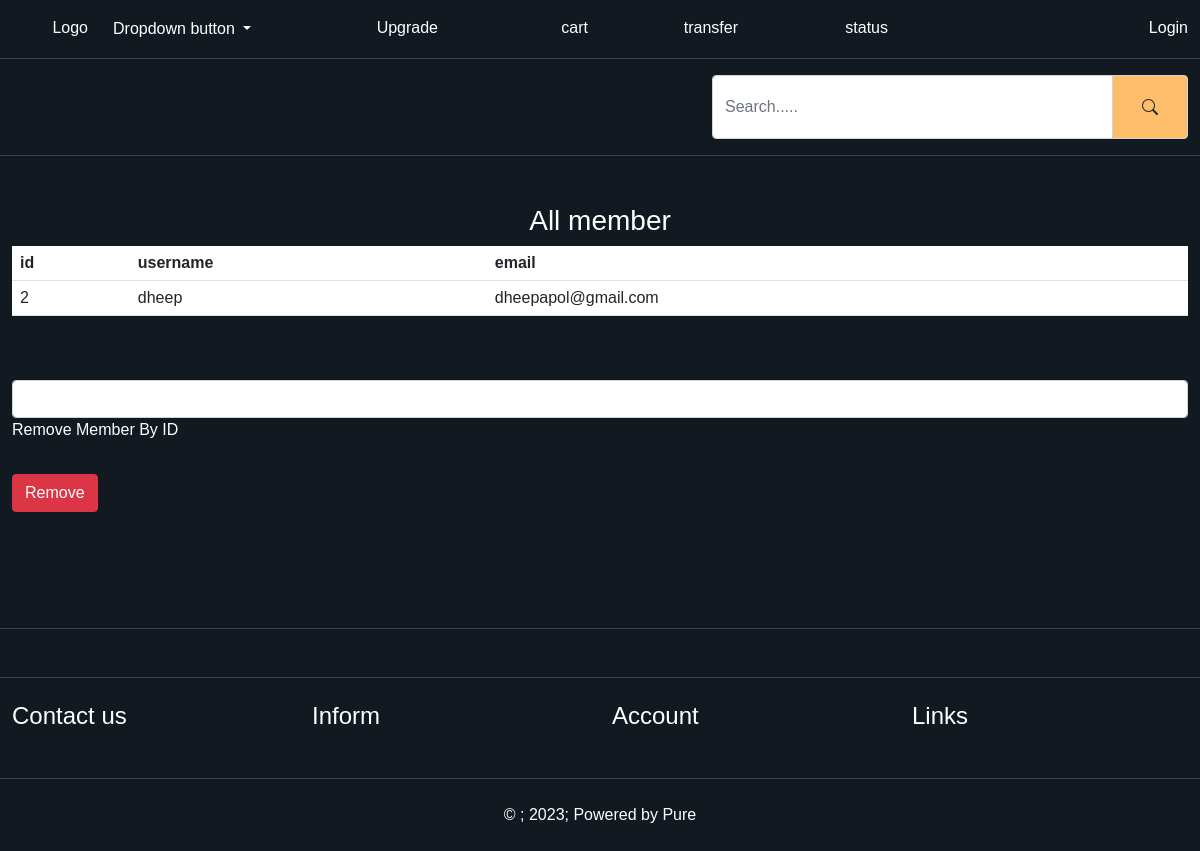
Before: /adminpage.php with the older database file.
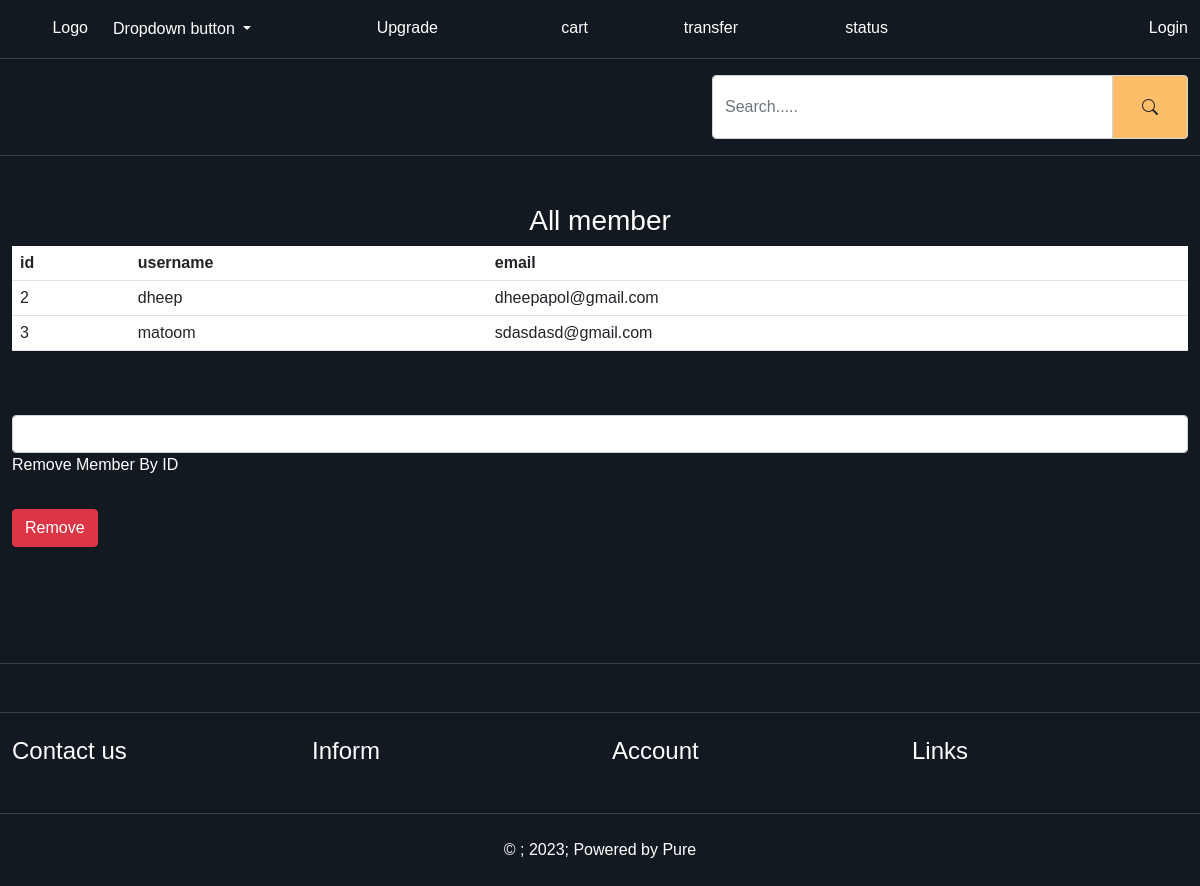
After: the same page with the newer database file.
### tables this page shows
CREATE TABLE "registersys" (
	"id"	INTEGER NOT NULL,
	"username"	TEXT NOT NULL,
	"email"	TEXT NOT NULL,
	"password"	TEXT NOT NULL,
	"role"	TEXT NOT NULL,
	PRIMARY KEY("id" AUTOINCREMENT)
);

### adminpage.php (the view, shortened to what this page needs)
<?php
require_once('components.php');
include('server.php');
?>
<html lang="en">
<head>
  <link rel="stylesheet" href="https://cdn.jsdelivr.net/npm/bootstrap-icons@1.10.4/font/bootstrap-icons.css">
  <link href="https://cdn.jsdelivr.net/npm/bootstrap@5.0.0/dist/css/bootstrap.min.css" rel="stylesheet">
  <link rel="stylesheet" href="https://cdn.jsdelivr.net/npm/@fortawesome/fontawesome-free@6.2.0/css/fontawesome.min.css"
>
  <link rel="stylesheet" href="https://cdn.jsdelivr.net/npm/bootstrap-icons@1.9.1/font/bootstrap-icons.css">
  <link rel="stylesheet" href="style.css">
</head>
<body>
  <?php navhead(); ?>
  <?php
  if ($_SESSION['role'] == 'customer') {
    echo '<section class="home-wrapper-1 py-5">
<div class="container-xxl">
    <div class="row h-75 text-center">
    <div class="col-12">
<h1 class="text-danger">You do not have the permisson</h1>
    </div>
    </div>
</div>
      </section>';
  } else {
    echo '<section class="home-wrapper-1 py-5">
      <div class="container-xxl">
          <div class="row text-center mb-5">
          <div class="col-12">
          <h3 class="text-white">All member</h3>
          <table class="table bg-white">
          <tr>
            <th>id</th>
            <th>username</th>
            <th>email</th>
          </tr>';
    $query = "SELECT * FROM registersys WHERE role = 'customer'";
    $ret = $db->query($query);
    while ($row = $ret->fetchArray(SQLITE3_ASSOC)) {
      echo '<tr>
      <td>'.$row['id'].'</td>
      <td>'.$row['username'].'</td>
      <td>'.$row['email'].'</td>
    </tr>';
    }
    echo '</table>
    </div>
      </div>
      <div class="row h-25">
      <form action="" method="POST">
      <div class="form-outline mb-4">
          <input type="text" name="removemem" required="ID is required" class="form-control">
          <label class="form-label text-white" for="removemem">Remove Member By ID</label>
      </div>
      <button type="submit" name="removemember" class="btn btn-danger btn-block">Remove</button>
      </form>
      </div>
  </div>
        </section>';
  }
  ?>
  <?php
  footer();
  ?>
</body>
</html>

### components.php (shortened to what this page needs)
<?php
function navhead(){
  if (isset($_SESSION['username'])) {
    $navh = '<header class="header-top-strip py-3">
    <div class="container-xxl">
      <div class="row">
        <div class="col-1">
          <p class="text-white text-end mb-0"><a href="index.php">Logo</a></p>
        </div>
        <div class="col-2">
          <div class="dropdown">
            <button class="btn dropdown-toggle text-white p-0" type="button" id="dropdownMenuButton1" data-bs-toggle="dropdown" aria-expanded="false">
              Dropdown button
            </button>
            <ul class="dropdown-menu" aria-labelledby="dropdownMenuButton1">
              <li><a class="dropdown-item text-white" href="category.php?cat=all">All</a></li>
              <li><a class="dropdown-item text-white" href="category.php?cat=Nintendo">Nintendo</a></li>
              <li><a class="dropdown-item text-white" href="category.php?cat=PC">PC</a></li>
              <li><a class="dropdown-item text-white" href="category.php?cat=PlayStation">Playstation</a></li>
              <li><a class="dropdown-item text-white" href="category.php?cat=Xbox">Xbox</a></li>
            </ul>
          </div>
        </div>
        <div class="col">
          <p class="text-white text-end mb-0">Upgrade</p>
        </div>
        <div class="col">
          <a href="cart.php" class="text-white text-end mb-0">cart</a>
        </div>
        <div class="col">
          <p class="text-white text-end mb-0">transfer</p>
        </div>
        <div class="col">
          <p class="text-white text-end mb-0">status</p>
        </div>
        <div class="col-3">
          <p class="text-white text-end mb-0"><a href="account.php" ><i class="bi bi-person-circle"></i></a> '.$_SESSION['username'].'   <a href="index.php?logout="1"">Logout</a></p>
        </div>
      </div>
    </div>
  </header>
  <header class="header-upper py-3">
    <div class="container-xxl">
      <div class="row align-items-center">
        <div class="col-7"></div>
        <div class="col-5">
        <form action="category.php" method="GET">
        <div class="input-group">
            <input type="text" name="search"
              class="form-control py-2"
              placeholder="Search....."
              aria-label="Search....."
              aria-describedby="basic-addon2" />
            <span class="input-group-text p-3" id="basic-addon2">
            <button class="btn" type="submit"><i class="bi bi-search"></i></button>
            </span>
          </div>
        </form>
        </div>
      </div>
    </div>
  </header>';
  }else{    $navh = '<header class="header-top-strip py-3">
    <div class="container-xxl">
      <div class="row">
        <div class="col-1">
          <p class="text-white text-end mb-0"><a href="index.php">Logo</a></p>
        </div>
        <div class="col-2">
          <div class="dropdown">
            <button class="btn dropdown-toggle text-white p-0" type="button" id="dropdownMenuButton1" data-bs-toggle="dropdown" aria-expanded="false">
              Dropdown button
            </button>
            <ul class="dropdown-menu" aria-labelledby="dropdownMenuButton1">
            <li><a class="dropdown-item text-white" href="category.php?cat=all">All</a></li>
            <li><a class="dropdown-item text-white" href="category.php?cat=Nintendo">Nintendo</a></li>
            <li><a class="dropdown-item text-white" href="category.php?cat=PC">PC</a></li>
            <li><a class="dropdown-item text-white" href="category.php?cat=PlayStation">Playstation</a></li>
            <li><a class="dropdown-item text-white" href="category.php?cat=Xbox">Xbox</a></li>
            </ul>
          </div>
        </div>
        <div class="col">
          <p class="text-white text-end mb-0">Upgrade</p>
        </div>
        <div class="col">
          <p class="text-white text-end mb-0">cart</p>
        </div>
        <div class="col">
          <p class="text-white text-end mb-0">transfer</p>
        </div>
        <div class="col">
          <p class="text-white text-end mb-0">status</p>
        </div>
        <div class="col-3">
          <p class="text-white text-end mb-0"><a href="login.php">Login</a></p>
        </div>
      </div>
    </div>
  </header>
  <header class="header-upper py-3">
    <div class="container-xxl">
      <div class="row align-items-center">
        <div class="col-7"></div>
        <div class="col-5">
        <form action="category.php" method="GET">
        <div class="input-group">
            <input type="text" name="search"
              class="form-control py-2"
              placeholder="Search....."
              aria-label="Search....."
              aria-describedby="basic-addon2" />
            <span class="input-group-text p-3" id="basic-addon2">
            <button class="btn" type="submit"><i class="bi bi-search"></i></button>
            </span>
          </div>
        </form>
        </div>
      </div>
    </div>
  </header>';
}
echo $navh;
}
function footer(){
    $footer = "<footer class='py-4'></footer>
<footer class='py-4'>
  <div class='container-xxl'>
    <div class='row'>
      <div class='col-3'>
        <h4 class='text-white mb-4'>Contact us</h4>
        <div></div>
      </div>
      <div class='col-3'>
        <h4 class='text-white mb-4'>Inform</h4>
        <div></div>
      </div>
      <div class='col-3'>
        <h4 class='text-white mb-4'>Account</h4>
        <div></div>
      </div>
      <div class='col-3'>
        <h4 class='text-white mb-4'>Links</h4>
        <div></div>
      </div>
    </div>
  </div>
</footer>
<footer class='py-4'>
  <div class='container-xxl'>
    <div class='row'>
      <div class='col-12'>
        <p class='text-center mb-0 text-white'>&copy ; 2023; Powered by Pure</p>
      </div>
    </div>
  </div>
</footer>";
    echo $footer;
}
?>

### style.css (style rules this page uses)
* { margin: 0; padding: 0; box-sizing: border-box; }
:root { --color-131921: #131921; --color-3b4149: #3b4149; --color-febd69: #febd69; }
body { font-family: 'Kanit', sans-serif; }
a { text-decoration: none; color : inherit; }
.header-top-strip { background-color: var(--color-131921); border-bottom: 1px solid var(--color-3b4149); }
.header-upper { background-color: var(--color-131921); border-bottom: 1px solid var(--color-3b4149); }
.header-upper .input-group-text { background-color: var(--color-febd69); }
footer { background-color: var(--color-131921); }
footer:not(:first-child) { border-top: 1px solid var(--color-3b4149); }
.home-wrapper-1 { background-color: var(--color-131921); }

Changed rows visible on the page:
added registersys: id "3", username "matoom", email "sdasdasd@gmail.com"
